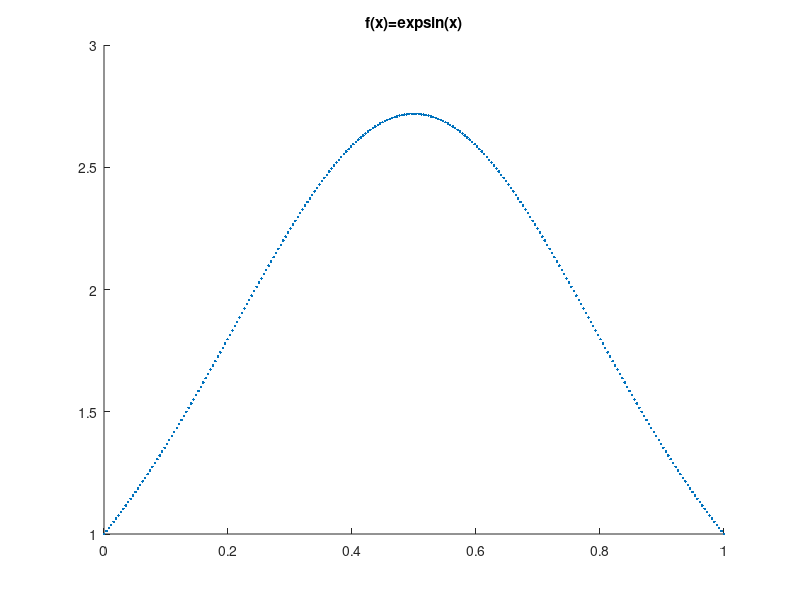
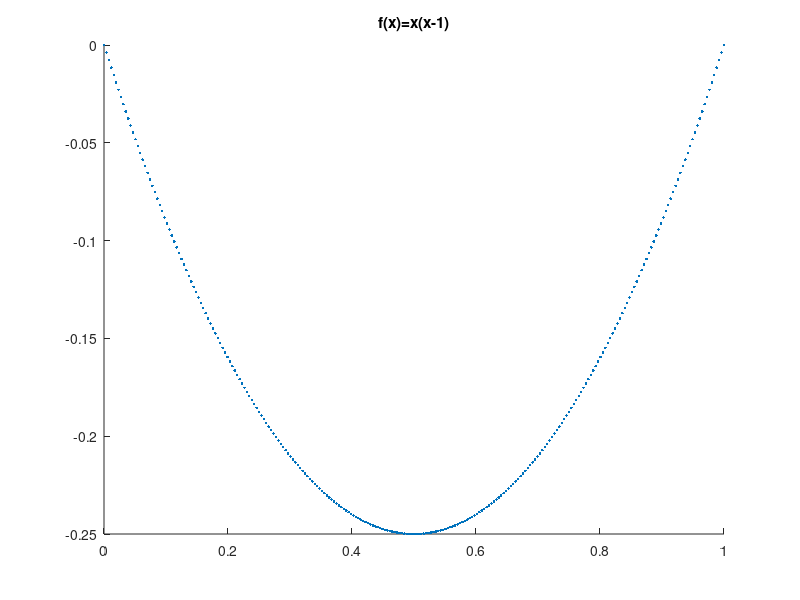
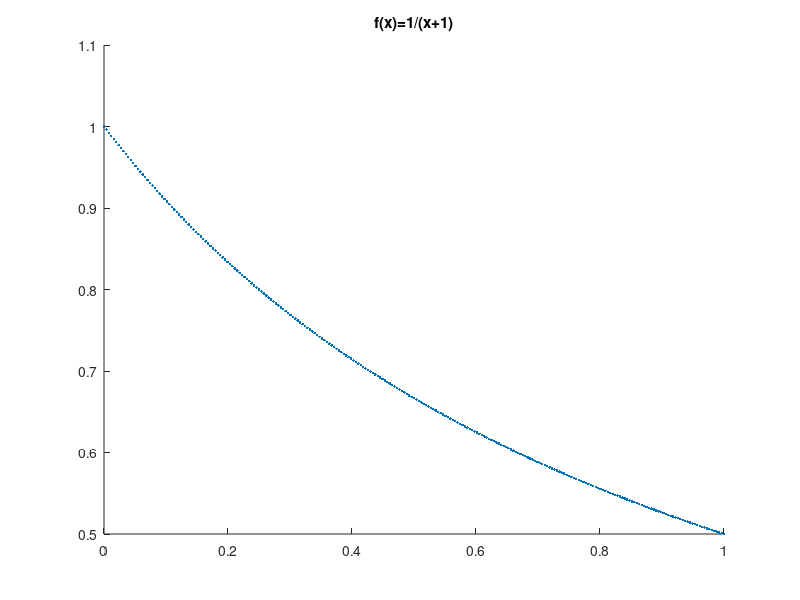

Write the MATLAB code that produced these figures, in order.
x = [0, 0.00390625, 0.0078125, 0.0117188, 0.015625, 0.0195312, 0.0234375, 0.0273438, 0.03125, 0.0351562, 0.0390625, 0.0429688, 0.046875, 0.0507812, 0.0546875, 0.0585938, 0.0625, 0.0664062, 0.0703125, 0.0742188, 0.078125, 0.0820312, 0.0859375, 0.0898438, 0.09375, 0.0976562, 0.101562, 0.105469, 0.109375, 0.113281, 0.117188, 0.121094, 0.125, 0.128906, 0.132812, 0.136719, 0.140625, 0.144531, 0.148438, 0.152344, 0.15625, 0.160156, 0.164062, 0.167969, 0.171875, 0.175781, 0.179688, 0.183594, 0.1875, 0.191406, 0.195312, 0.199219, 0.203125, 0.207031, 0.210938, 0.214844, 0.21875, 0.222656, 0.226562, 0.230469, 0.234375, 0.238281, 0.242188, 0.246094, 0.25, 0.253906, 0.257812, 0.261719, 0.265625, 0.269531, 0.273438, 0.277344, 0.28125, 0.285156, 0.289062, 0.292969, 0.296875, 0.300781, 0.304688, 0.308594, 0.3125, 0.316406, 0.320312, 0.324219, 0.328125, 0.332031, 0.335938, 0.339844, 0.34375, 0.347656, 0.351562, 0.355469, 0.359375, 0.363281, 0.367188, 0.371094, 0.375, 0.378906, 0.382812, 0.386719, 0.390625, 0.394531, 0.398438, 0.402344, 0.40625, 0.410156, 0.414062, 0.417969, 0.421875, 0.425781, 0.429688, 0.433594, 0.4375, 0.441406, 0.445312, 0.449219, 0.453125, 0.457031, 0.460938, 0.464844, 0.46875, 0.472656, 0.476562, 0.480469, 0.484375, 0.488281, 0.492188, 0.496094, 0.5, 0.503906, 0.507812, 0.511719, 0.515625, 0.519531, 0.523438, 0.527344, 0.53125, 0.535156, 0.539062, 0.542969, 0.546875, 0.550781, 0.554688, 0.558594, 0.5625, 0.566406, 0.570312, 0.574219, 0.578125, 0.582031, 0.585938, 0.589844, 0.59375, 0.597656, 0.601562, 0.605469, 0.609375, 0.613281, 0.617188, 0.621094, 0.625, 0.628906, 0.632812, 0.636719, 0.640625, 0.644531, 0.648438, 0.652344, 0.65625, 0.660156, 0.664062, 0.667969, 0.671875, 0.675781, 0.679688, 0.683594, 0.6875, 0.691406, 0.695312, 0.699219, 0.703125, 0.707031, 0.710938, 0.714844, 0.71875, 0.722656, 0.726562, 0.730469, 0.734375, 0.738281, 0.742188, 0.746094, 0.75, 0.753906, 0.757812, 0.761719, 0.765625, 0.769531, 0.773438, 0.777344, 0.78125, 0.785156, 0.789062, 0.792969, 0.796875, 0.800781, 0.804688, 0.808594, 0.8125, 0.816406, 0.820312, 0.824219, 0.828125, 0.832031, 0.835938, 0.839844, 0.84375, 0.847656, 0.851562, 0.855469, 0.859375, 0.863281, 0.867188, 0.871094, 0.875, 0.878906, 0.882812, 0.886719, 0.890625, 0.894531, 0.898438, 0.902344, 0.90625, 0.910156, 0.914062, 0.917969, 0.921875, 0.925781, 0.929688, 0.933594, 0.9375, 0.941406, 0.945312, 0.949219, 0.953125, 0.957031, 0.960938, 0.964844, 0.96875, 0.972656, 0.976562, 0.980469, 0.984375, 0.988281, 0.992188, 0.996094, 1];
y = [1, 1.01235, 1.02485, 1.0375, 1.0503, 1.06324, 1.07634, 1.08959, 1.10299, 1.11653, 1.13022, 1.14406, 1.15805, 1.17218, 1.18645, 1.20087, 1.21543, 1.23012, 1.24496, 1.25994, 1.27505, 1.29029, 1.30567, 1.32118, 1.33681, 1.35258, 1.36846, 1.38447, 1.40059, 1.41683, 1.43319, 1.44965, 1.46622, 1.4829, 1.49967, 1.51655, 1.53351, 1.55057, 1.56771, 1.58494, 1.60224, 1.61962, 1.63706, 1.65458, 1.67215, 1.68978, 1.70746, 1.72518, 1.74295, 1.76075, 1.77858, 1.79644, 1.81431, 1.8322, 1.8501, 1.868, 1.88589, 1.90378, 1.92165, 1.93949, 1.95731, 1.97508, 1.99282, 2.01051, 2.02814, 2.0457, 2.0632, 2.08062, 2.09795, 2.1152, 2.13234, 2.14938, 2.1663, 2.18311, 2.19978, 2.21632, 2.23272, 2.24896, 2.26505, 2.28097, 2.29672, 2.31229, 2.32767, 2.34285, 2.35783, 2.3726, 2.38715, 2.40148, 2.41557, 2.42942, 2.44303, 2.45638, 2.46947, 2.48229, 2.49484, 2.50711, 2.51908, 2.53077, 2.54215, 2.55322, 2.56398, 2.57442, 2.58453, 2.59432, 2.60376, 2.61287, 2.62162, 2.63003, 2.63807, 2.64576, 2.65308, 2.66002, 2.6666, 2.67279, 2.6786, 2.68403, 2.68907, 2.69371, 2.69796, 2.70182, 2.70527, 2.70833, 2.71098, 2.71322, 2.71506, 2.71649, 2.71751, 2.71813, 2.71833, 2.71813, 2.71751, 2.71649, 2.71506, 2.71322, 2.71097, 2.70833, 2.70527, 2.70182, 2.69796, 2.69371, 2.68907, 2.68403, 2.6786, 2.67279, 2.6666, 2.66002, 2.65307, 2.64576, 2.63807, 2.63002, 2.62162, 2.61286, 2.60376, 2.59431, 2.58453, 2.57442, 2.56398, 2.55322, 2.54215, 2.53076, 2.51908, 2.50711, 2.49484, 2.48229, 2.46947, 2.45638, 2.44303, 2.42942, 2.41557, 2.40148, 2.38715, 2.3726, 2.35783, 2.34285, 2.32767, 2.31229, 2.29672, 2.28097, 2.26505, 2.24896, 2.23272, 2.21632, 2.19978, 2.18311, 2.1663, 2.14938, 2.13234, 2.11519, 2.09795, 2.08062, 2.0632, 2.0457, 2.02813, 2.0105, 1.99282, 1.97508, 1.9573, 1.93949, 1.92164, 1.90378, 1.88589, 1.868, 1.8501, 1.8322, 1.81431, 1.79644, 1.77858, 1.76075, 1.74294, 1.72518, 1.70745, 1.68977, 1.67215, 1.65457, 1.63706, 1.61961, 1.60224, 1.58493, 1.56771, 1.55057, 1.53351, 1.51654, 1.49967, 1.48289, 1.46622, 1.44965, 1.43318, 1.41683, 1.40059, 1.38446, 1.36846, 1.35257, 1.33681, 1.32117, 1.30567, 1.29029, 1.27505, 1.25993, 1.24496, 1.23012, 1.21542, 1.20086, 1.18645, 1.17217, 1.15804, 1.14406, 1.13022, 1.11653, 1.10298, 1.08959, 1.07634, 1.06324, 1.05029, 1.03749, 1.02484, 1.01235, 1];
figure(1);
scatter(x,y,'.');
title('f(x)=exp{sin(x)}');

x = [0, 0.00390625, 0.0078125, 0.0117188, 0.015625, 0.0195312, 0.0234375, 0.0273438, 0.03125, 0.0351562, 0.0390625, 0.0429688, 0.046875, 0.0507812, 0.0546875, 0.0585938, 0.0625, 0.0664062, 0.0703125, 0.0742188, 0.078125, 0.0820312, 0.0859375, 0.0898438, 0.09375, 0.0976562, 0.101562, 0.105469, 0.109375, 0.113281, 0.117188, 0.121094, 0.125, 0.128906, 0.132812, 0.136719, 0.140625, 0.144531, 0.148438, 0.152344, 0.15625, 0.160156, 0.164062, 0.167969, 0.171875, 0.175781, 0.179688, 0.183594, 0.1875, 0.191406, 0.195312, 0.199219, 0.203125, 0.207031, 0.210938, 0.214844, 0.21875, 0.222656, 0.226562, 0.230469, 0.234375, 0.238281, 0.242188, 0.246094, 0.25, 0.253906, 0.257812, 0.261719, 0.265625, 0.269531, 0.273438, 0.277344, 0.28125, 0.285156, 0.289062, 0.292969, 0.296875, 0.300781, 0.304688, 0.308594, 0.3125, 0.316406, 0.320312, 0.324219, 0.328125, 0.332031, 0.335938, 0.339844, 0.34375, 0.347656, 0.351562, 0.355469, 0.359375, 0.363281, 0.367188, 0.371094, 0.375, 0.378906, 0.382812, 0.386719, 0.390625, 0.394531, 0.398438, 0.402344, 0.40625, 0.410156, 0.414062, 0.417969, 0.421875, 0.425781, 0.429688, 0.433594, 0.4375, 0.441406, 0.445312, 0.449219, 0.453125, 0.457031, 0.460938, 0.464844, 0.46875, 0.472656, 0.476562, 0.480469, 0.484375, 0.488281, 0.492188, 0.496094, 0.5, 0.503906, 0.507812, 0.511719, 0.515625, 0.519531, 0.523438, 0.527344, 0.53125, 0.535156, 0.539062, 0.542969, 0.546875, 0.550781, 0.554688, 0.558594, 0.5625, 0.566406, 0.570312, 0.574219, 0.578125, 0.582031, 0.585938, 0.589844, 0.59375, 0.597656, 0.601562, 0.605469, 0.609375, 0.613281, 0.617188, 0.621094, 0.625, 0.628906, 0.632812, 0.636719, 0.640625, 0.644531, 0.648438, 0.652344, 0.65625, 0.660156, 0.664062, 0.667969, 0.671875, 0.675781, 0.679688, 0.683594, 0.6875, 0.691406, 0.695312, 0.699219, 0.703125, 0.707031, 0.710938, 0.714844, 0.71875, 0.722656, 0.726562, 0.730469, 0.734375, 0.738281, 0.742188, 0.746094, 0.75, 0.753906, 0.757812, 0.761719, 0.765625, 0.769531, 0.773438, 0.777344, 0.78125, 0.785156, 0.789062, 0.792969, 0.796875, 0.800781, 0.804688, 0.808594, 0.8125, 0.816406, 0.820312, 0.824219, 0.828125, 0.832031, 0.835938, 0.839844, 0.84375, 0.847656, 0.851562, 0.855469, 0.859375, 0.863281, 0.867188, 0.871094, 0.875, 0.878906, 0.882812, 0.886719, 0.890625, 0.894531, 0.898438, 0.902344, 0.90625, 0.910156, 0.914062, 0.917969, 0.921875, 0.925781, 0.929688, 0.933594, 0.9375, 0.941406, 0.945312, 0.949219, 0.953125, 0.957031, 0.960938, 0.964844, 0.96875, 0.972656, 0.976562, 0.980469, 0.984375, 0.988281, 0.992188, 0.996094, 1];
y = [-4.07266e-10, -0.00389099, -0.00775147, -0.0115814, -0.0153809, -0.0191498, -0.0228882, -0.0265961, -0.0302734, -0.0339203, -0.0375366, -0.0411224, -0.0446777, -0.0482025, -0.0516968, -0.0551605, -0.0585938, -0.0619965, -0.0653687, -0.0687103, -0.0720215, -0.0753021, -0.0785522, -0.0817719, -0.0849609, -0.0881195, -0.0912476, -0.0943451, -0.0974121, -0.100449, -0.103455, -0.10643, -0.109375, -0.112289, -0.115173, -0.118027, -0.12085, -0.123642, -0.126404, -0.129135, -0.131836, -0.134506, -0.137146, -0.139755, -0.142334, -0.144882, -0.1474, -0.149887, -0.152344, -0.15477, -0.157166, -0.159531, -0.161865, -0.164169, -0.166443, -0.168686, -0.170898, -0.17308, -0.175232, -0.177353, -0.179443, -0.181503, -0.183533, -0.185532, -0.1875, -0.189438, -0.191345, -0.193222, -0.195068, -0.196884, -0.198669, -0.200424, -0.202148, -0.203842, -0.205505, -0.207138, -0.20874, -0.210312, -0.211853, -0.213364, -0.214844, -0.216293, -0.217712, -0.219101, -0.220459, -0.221786, -0.223083, -0.22435, -0.225586, -0.226791, -0.227966, -0.229111, -0.230225, -0.231308, -0.232361, -0.233383, -0.234375, -0.235336, -0.236267, -0.237167, -0.238037, -0.238876, -0.239685, -0.240463, -0.241211, -0.241928, -0.242615, -0.243271, -0.243896, -0.244492, -0.245056, -0.24559, -0.246094, -0.246567, -0.247009, -0.247421, -0.247803, -0.248154, -0.248474, -0.248764, -0.249023, -0.249252, -0.249451, -0.249619, -0.249756, -0.249863, -0.249939, -0.249985, -0.25, -0.249985, -0.249939, -0.249863, -0.249756, -0.249619, -0.249451, -0.249252, -0.249023, -0.248764, -0.248474, -0.248154, -0.247803, -0.247421, -0.247009, -0.246567, -0.246094, -0.24559, -0.245056, -0.244492, -0.243896, -0.243271, -0.242615, -0.241928, -0.241211, -0.240463, -0.239685, -0.238876, -0.238037, -0.237167, -0.236267, -0.235336, -0.234375, -0.233383, -0.232361, -0.231308, -0.230225, -0.229111, -0.227966, -0.226791, -0.225586, -0.22435, -0.223083, -0.221786, -0.220459, -0.219101, -0.217712, -0.216293, -0.214844, -0.213364, -0.211853, -0.210312, -0.20874, -0.207138, -0.205505, -0.203842, -0.202148, -0.200424, -0.198669, -0.196884, -0.195068, -0.193222, -0.191345, -0.189438, -0.1875, -0.185532, -0.183533, -0.181503, -0.179443, -0.177353, -0.175232, -0.17308, -0.170898, -0.168686, -0.166443, -0.164169, -0.161865, -0.159531, -0.157166, -0.15477, -0.152344, -0.149887, -0.1474, -0.144882, -0.142334, -0.139755, -0.137146, -0.134506, -0.131836, -0.129135, -0.126404, -0.123642, -0.12085, -0.118027, -0.115173, -0.112289, -0.109375, -0.10643, -0.103455, -0.100449, -0.0974121, -0.0943451, -0.0912476, -0.0881195, -0.0849609, -0.0817719, -0.0785522, -0.0753021, -0.0720215, -0.0687103, -0.0653687, -0.0619965, -0.0585938, -0.0551605, -0.0516968, -0.0482025, -0.0446777, -0.0411224, -0.0375366, -0.0339203, -0.0302734, -0.0265961, -0.0228882, -0.0191498, -0.0153809, -0.0115814, -0.00775146, -0.00389099, 0];
figure(2);
scatter(x,y,'.');
title('f(x)=x(x-1)');

x = [0, 0.00390625, 0.0078125, 0.0117188, 0.015625, 0.0195312, 0.0234375, 0.0273438, 0.03125, 0.0351562, 0.0390625, 0.0429688, 0.046875, 0.0507812, 0.0546875, 0.0585938, 0.0625, 0.0664062, 0.0703125, 0.0742188, 0.078125, 0.0820312, 0.0859375, 0.0898438, 0.09375, 0.0976562, 0.101562, 0.105469, 0.109375, 0.113281, 0.117188, 0.121094, 0.125, 0.128906, 0.132812, 0.136719, 0.140625, 0.144531, 0.148438, 0.152344, 0.15625, 0.160156, 0.164062, 0.167969, 0.171875, 0.175781, 0.179688, 0.183594, 0.1875, 0.191406, 0.195312, 0.199219, 0.203125, 0.207031, 0.210938, 0.214844, 0.21875, 0.222656, 0.226562, 0.230469, 0.234375, 0.238281, 0.242188, 0.246094, 0.25, 0.253906, 0.257812, 0.261719, 0.265625, 0.269531, 0.273438, 0.277344, 0.28125, 0.285156, 0.289062, 0.292969, 0.296875, 0.300781, 0.304688, 0.308594, 0.3125, 0.316406, 0.320312, 0.324219, 0.328125, 0.332031, 0.335938, 0.339844, 0.34375, 0.347656, 0.351562, 0.355469, 0.359375, 0.363281, 0.367188, 0.371094, 0.375, 0.378906, 0.382812, 0.386719, 0.390625, 0.394531, 0.398438, 0.402344, 0.40625, 0.410156, 0.414062, 0.417969, 0.421875, 0.425781, 0.429688, 0.433594, 0.4375, 0.441406, 0.445312, 0.449219, 0.453125, 0.457031, 0.460938, 0.464844, 0.46875, 0.472656, 0.476562, 0.480469, 0.484375, 0.488281, 0.492188, 0.496094, 0.5, 0.503906, 0.507812, 0.511719, 0.515625, 0.519531, 0.523438, 0.527344, 0.53125, 0.535156, 0.539062, 0.542969, 0.546875, 0.550781, 0.554688, 0.558594, 0.5625, 0.566406, 0.570312, 0.574219, 0.578125, 0.582031, 0.585938, 0.589844, 0.59375, 0.597656, 0.601562, 0.605469, 0.609375, 0.613281, 0.617188, 0.621094, 0.625, 0.628906, 0.632812, 0.636719, 0.640625, 0.644531, 0.648438, 0.652344, 0.65625, 0.660156, 0.664062, 0.667969, 0.671875, 0.675781, 0.679688, 0.683594, 0.6875, 0.691406, 0.695312, 0.699219, 0.703125, 0.707031, 0.710938, 0.714844, 0.71875, 0.722656, 0.726562, 0.730469, 0.734375, 0.738281, 0.742188, 0.746094, 0.75, 0.753906, 0.757812, 0.761719, 0.765625, 0.769531, 0.773438, 0.777344, 0.78125, 0.785156, 0.789062, 0.792969, 0.796875, 0.800781, 0.804688, 0.808594, 0.8125, 0.816406, 0.820312, 0.824219, 0.828125, 0.832031, 0.835938, 0.839844, 0.84375, 0.847656, 0.851562, 0.855469, 0.859375, 0.863281, 0.867188, 0.871094, 0.875, 0.878906, 0.882812, 0.886719, 0.890625, 0.894531, 0.898438, 0.902344, 0.90625, 0.910156, 0.914062, 0.917969, 0.921875, 0.925781, 0.929688, 0.933594, 0.9375, 0.941406, 0.945312, 0.949219, 0.953125, 0.957031, 0.960938, 0.964844, 0.96875, 0.972656, 0.976562, 0.980469, 0.984375, 0.988281, 0.992188, 0.996094, 1];
y = [1.00004, 0.996144, 0.992283, 0.988452, 0.98465, 0.980878, 0.977134, 0.973419, 0.969732, 0.966072, 0.96244, 0.958836, 0.955258, 0.951707, 0.948182, 0.944683, 0.94121, 0.937762, 0.93434, 0.930942, 0.927569, 0.924221, 0.920896, 0.917595, 0.914318, 0.911065, 0.907834, 0.904626, 0.901441, 0.898278, 0.895137, 0.892018, 0.88892, 0.885845, 0.88279, 0.879756, 0.876743, 0.873751, 0.870779, 0.867827, 0.864895, 0.861983, 0.859091, 0.856217, 0.853363, 0.850528, 0.847712, 0.844914, 0.842135, 0.839374, 0.836631, 0.833905, 0.831198, 0.828508, 0.825835, 0.82318, 0.820541, 0.81792, 0.815315, 0.812726, 0.810154, 0.807599, 0.805059, 0.802535, 0.800027, 0.797535, 0.795058, 0.792597, 0.79015, 0.787719, 0.785303, 0.782901, 0.780514, 0.778142, 0.775784, 0.77344, 0.77111, 0.768794, 0.766493, 0.764204, 0.76193, 0.759669, 0.757421, 0.755187, 0.752966, 0.750758, 0.748562, 0.74638, 0.74421, 0.742053, 0.739908, 0.737776, 0.735656, 0.733548, 0.731452, 0.729368, 0.727296, 0.725235, 0.723187, 0.721149, 0.719124, 0.717109, 0.715106, 0.713114, 0.711133, 0.709163, 0.707204, 0.705256, 0.703318, 0.701391, 0.699475, 0.697569, 0.695673, 0.693788, 0.691912, 0.690047, 0.688192, 0.686347, 0.684512, 0.682686, 0.680871, 0.679065, 0.677268, 0.675481, 0.673703, 0.671935, 0.670176, 0.668426, 0.666685, 0.664953, 0.663231, 0.661517, 0.659812, 0.658115, 0.656428, 0.654749, 0.653079, 0.651417, 0.649763, 0.648118, 0.646481, 0.644853, 0.643233, 0.64162, 0.640016, 0.63842, 0.636832, 0.635251, 0.633679, 0.632114, 0.630557, 0.629008, 0.627466, 0.625932, 0.624405, 0.622886, 0.621374, 0.619869, 0.618372, 0.616882, 0.615399, 0.613923, 0.612454, 0.610992, 0.609537, 0.608089, 0.606648, 0.605214, 0.603786, 0.602366, 0.600951, 0.599544, 0.598143, 0.596749, 0.595361, 0.593979, 0.592604, 0.591235, 0.589873, 0.588517, 0.587167, 0.585823, 0.584486, 0.583154, 0.581829, 0.580509, 0.579196, 0.577888, 0.576586, 0.575291, 0.574001, 0.572716, 0.571438, 0.570165, 0.568898, 0.567636, 0.56638, 0.56513, 0.563885, 0.562646, 0.561412, 0.560183, 0.55896, 0.557742, 0.556529, 0.555322, 0.55412, 0.552923, 0.551731, 0.550544, 0.549363, 0.548186, 0.547015, 0.545848, 0.544687, 0.54353, 0.542379, 0.541232, 0.54009, 0.538953, 0.53782, 0.536693, 0.53557, 0.534452, 0.533338, 0.532229, 0.531125, 0.530025, 0.52893, 0.527839, 0.526753, 0.525671, 0.524594, 0.523521, 0.522452, 0.521388, 0.520328, 0.519273, 0.518221, 0.517174, 0.516131, 0.515093, 0.514058, 0.513028, 0.512002, 0.51098, 0.509962, 0.508948, 0.507938, 0.506932, 0.50593, 0.504932, 0.503938, 0.502947, 0.501961, 0.500979, 0.5];
figure(3);
scatter(x,y,'.');
title('f(x)=1/(x+1)');